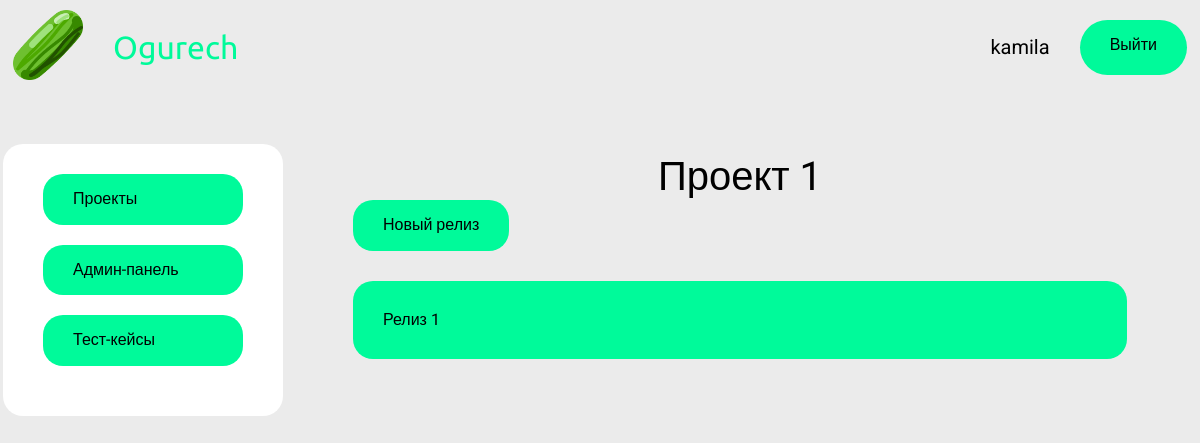
/test/projects/8 (signed in), run on an earlier commit of the app's database.
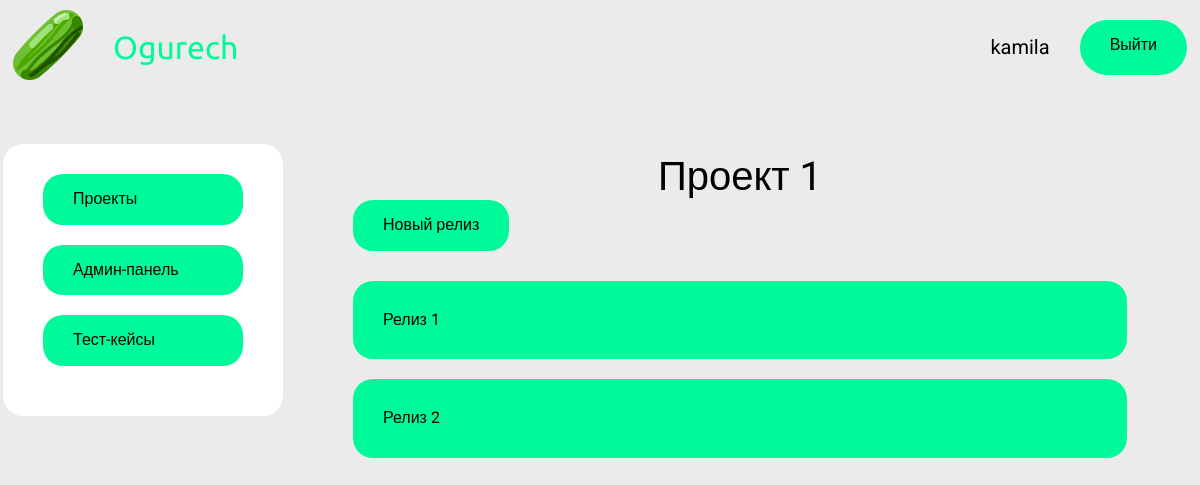
And on a later commit of the database.
### service/models.py (models this page shows)
class Release(models.Model):
    project = models.ForeignKey(Project, on_delete=models.CASCADE)
    name = models.TextField(unique=True, null=False)
    description = models.TextField(null=True)

### service/views.py (the view)
    def wrapper(*args, **kwargs) -> HttpResponse:
        request, data = func(*args, **kwargs)
        if not data['ok']:
            return render(request, ERROR.get_html(), context=data)
        return render(request, f'{data["template"]}.html', data)

### service/pages.py (called while the page is built)
    def get_full_name(self):
        return f'service/{self.name}'

### service/repository.py (called while the page is built)
    @staticmethod
    def find_project_by_id(project_id: int):
        try:
            return Project.objects.get(id=project_id)
        except Project.DoesNotExist:
            return None

    @staticmethod
    def find_releases_by_project_id(project_id: int):
        return Release.objects.filter(project_id=project_id)

### service/service.py (called while the page is built)
    @staticmethod
    def get_releases_by_project_id(project_id: int):
        if isinstance(project_id, int):
            project = DB.find_project_by_id(project_id)
            if project is not None:
                return project, DB.find_releases_by_project_id(project_id)
            else:
                raise FileNotFoundError
        else:
            raise TypeError

### service/views.py (called while the page is built)
def return_data_template(func):
    def wrapper(*args, **kwargs) -> HttpResponse:
        request, data = func(*args, **kwargs)
        if not data['ok']:
            return render(request, ERROR.get_html(), context=data)
        return render(request, f'{data["template"]}.html', data)
    return wrapper

### service/templates/service/releases.html (shortened to what this page needs)
{% extends 'base.html' %}
{% block main %}
    <main class="main container">
        <div class="wrapper">
            {% include 'include/side-menu.html' %}
            <section class="releases content-section">
                <span class="title">{{ project.name }}</span>
                <div class="btns">
                    <input class="add-btn" type="submit" value="Новый релиз" />
                </div>
                <span class="content">
                    {% for release in releases %}
                        <div class="card">
                            <span class="card-title">{{ release.name }}</span>
                        </div>
                    {% endfor %}
                </span>
            </section>
      </div>
    </main>
{% endblock %}

What changed in the data, as far as the page shows it:
added Release: name "Релиз 2"
